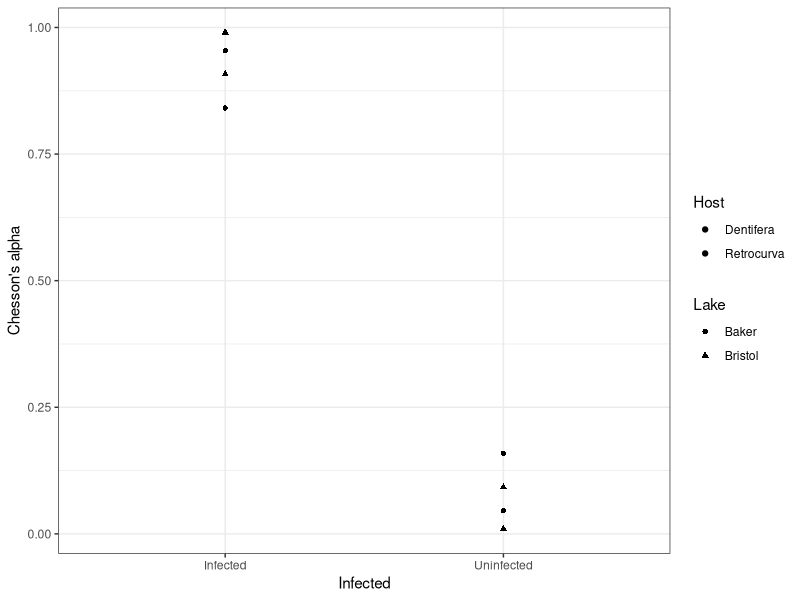
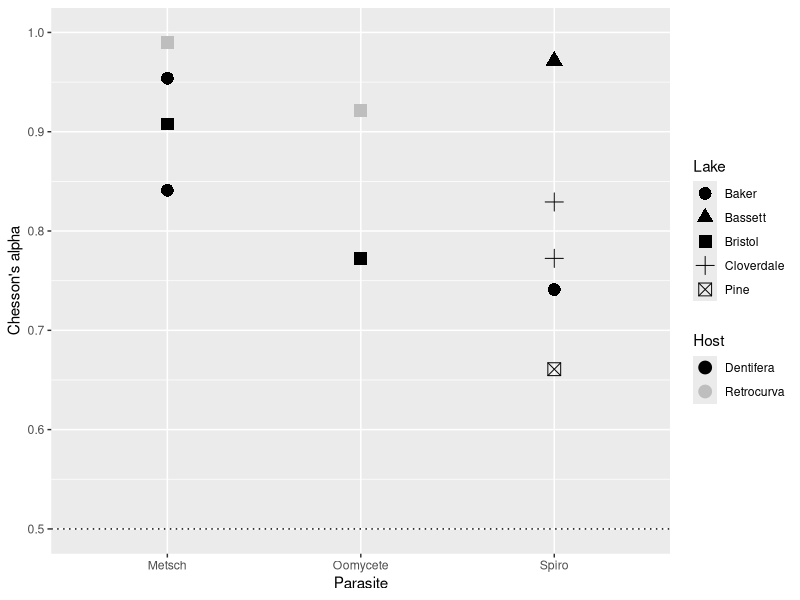
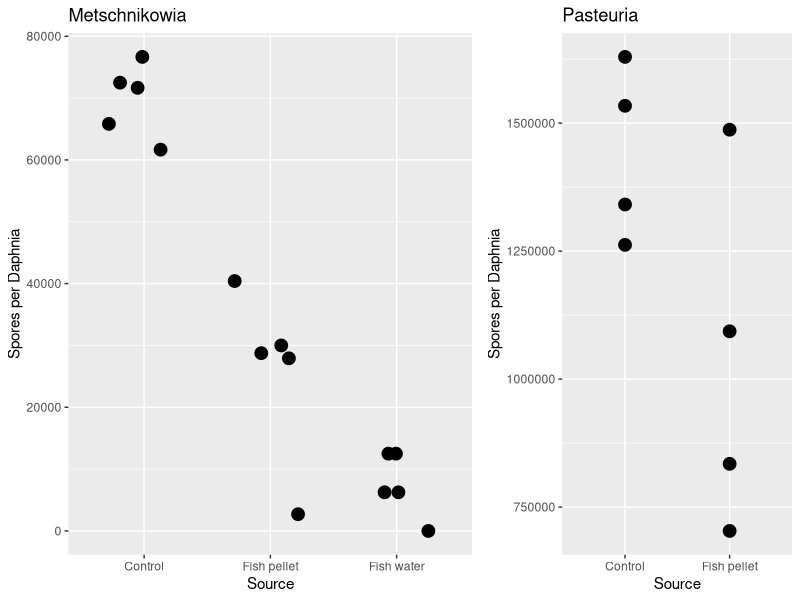
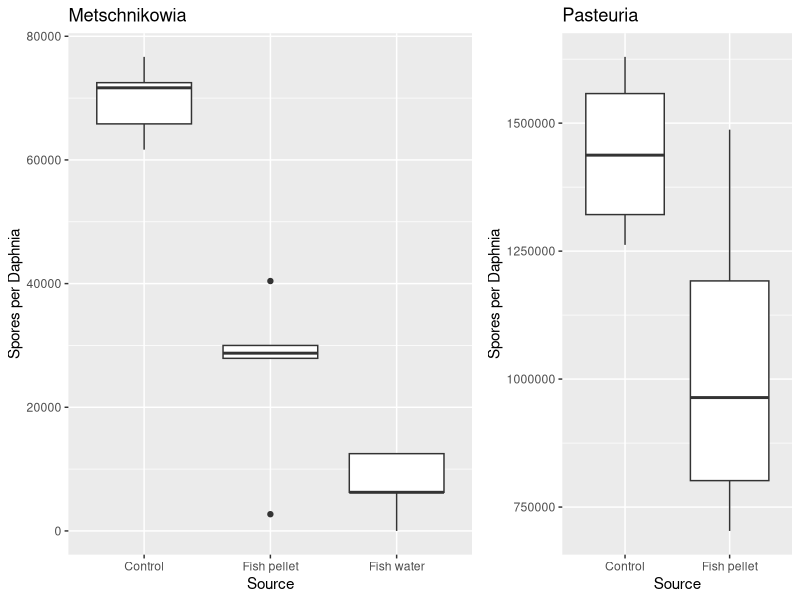
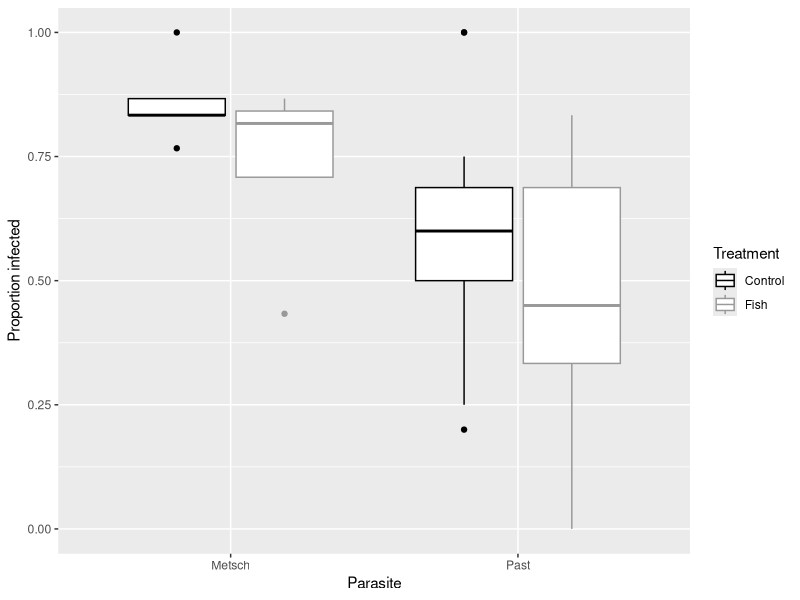

Write the R code that produced these figures, in order.
## ---- chunk 1
knitr::opts_chunk$set(echo = TRUE)
## ---- chunk 2
library(ggplot2)
library(dplyr)
library(cowplot)
library(stringr)
## ---- chunk 3
fish <- read.csv("FishSummary20022003_forR.csv", na.strings = "?")
head(fish)
colnames(fish)
str(fish)
## ---- chunk 4
metschplot <- fish %>%
  filter(Comparison ==c("Metsch")) %>%
  ggplot(aes(x=Infected,y=Alpha,fill=Host,shape=Lake)) +
  geom_point() +
  ylab("Chesson's alpha") +
  theme_bw()

metschplot
## ---- chunk 5
fullplot <- fish %>%
  filter(Infected ==c("Infected")) %>%
  ggplot(aes(x=Parasite,y=Alpha,colour=Host,shape=Lake)) +
  scale_colour_manual(values=c("black","gray")) +
  geom_point(size=4) +
  ylab("Chesson's alpha") +
  scale_y_continuous(limits=c(0.5,1.0)) +
  geom_hline(yintercept = 0.5, linetype="dotted") 

fullplot

save_plot("fullplot.jpg", fullplot, base_height=4, base_width = 6)
## ---- chunk 6
spore <- read.csv("FishGutPassageSummary20042012.csv", na.strings = "?")
head(spore)
colnames(spore)
str(spore)
## ---- chunk 7
metschsporeplot <- spore %>%
  filter(Parasite==c("Metsch")) %>%
  ggplot(aes(x=Source,y=sporesperdaphnia)) +
  geom_point(size=4,position=position_jitter(w=0.3, h = 0.0)) +
  ylab("Spores per Daphnia") +
  ggtitle("Metschnikowia")

pastsporeplot <- spore %>%
  filter(Parasite==c("Pasteuria")) %>%
  ggplot(aes(x=Source,y=sporesperdaphnia)) +
  geom_point(size=4) +
  ylab("Spores per Daphnia") +
  ggtitle("Pasteuria")

combinedplot <- ggdraw() +
  draw_plot(metschsporeplot,0,0,0.6,1.0) +
  draw_plot(pastsporeplot,0.6,0,0.4,1.0) 

combinedplot

save_plot("combinedplot.jpg", combinedplot)
## ---- chunk 8
metschsporeboxplot <- spore %>%
  filter(Parasite==c("Metsch")) %>%
  ggplot(aes(x=Source,y=sporesperdaphnia)) +
  geom_boxplot() +
  ylab("Spores per Daphnia") +
  ggtitle("Metschnikowia")

pastsporeboxplot <- spore %>%
  filter(Parasite==c("Pasteuria")) %>%
  ggplot(aes(x=Source,y=sporesperdaphnia)) +
  geom_boxplot() +
  ylab("Spores per Daphnia") +
  ggtitle("Pasteuria")

combinedboxplot <- ggdraw() +
  draw_plot(metschsporeboxplot,0,0,0.6,1.0) +
  draw_plot(pastsporeboxplot,0.6,0,0.4,1.0) 

combinedboxplot

save_plot("combinedboxplot.jpg", combinedboxplot, base_height=4, base_width = 8)
## ---- chunk 9
inf <- read.csv("FishGutPassageInfectivitySummary20042012.csv", na.strings = "?")
head(inf)
colnames(inf)
str(inf)
## ---- chunk 10
spore %>%
  filter(Parasite==c("Metsch")) %>%
  group_by(Source) %>%
  summarise(mean=mean(sporesperdaphnia),median=median(sporesperdaphnia))

spore %>%
  filter(Parasite==c("Pasteuria")) %>%
  group_by(Source) %>%
  summarise(mean=mean(sporesperdaphnia),median=median(sporesperdaphnia))

pastspores <- subset(spore,Parasite==c("Pasteuria"))
t.test(pastspores$sporesperdaphnia ~ pastspores$Treatment)
## ---- chunk 11
infplot <- inf %>%
  ggplot(aes(x=Parasite,y=AvgPropInf,color=Treatment)) +
  scale_colour_manual(values=c("#000000","#999999")) +
  geom_boxplot() +
  ylab("Proportion infected") 

infplot

save_plot("infplot.jpg", infplot, base_height=4, base_width = 6)
